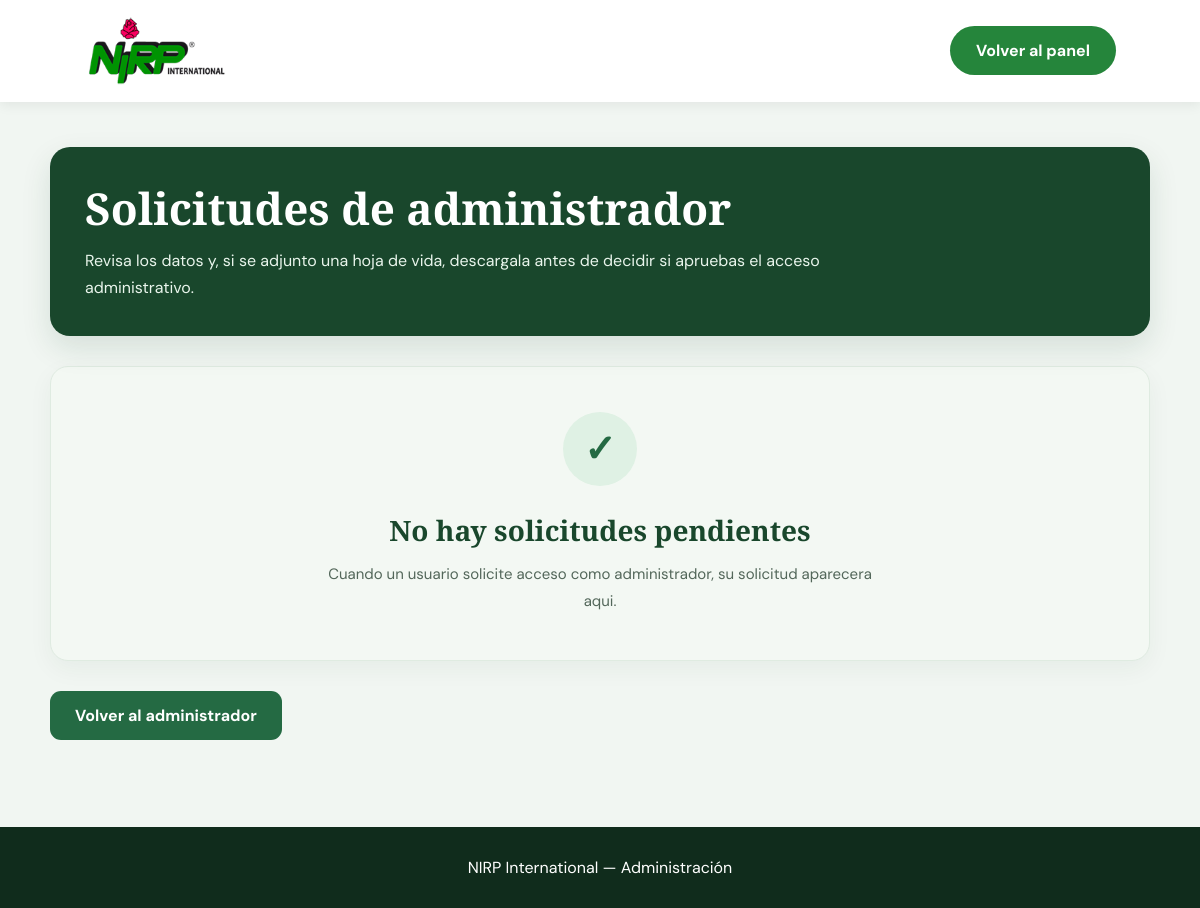
The app's page /admin/solicitudes (signed in), older data.
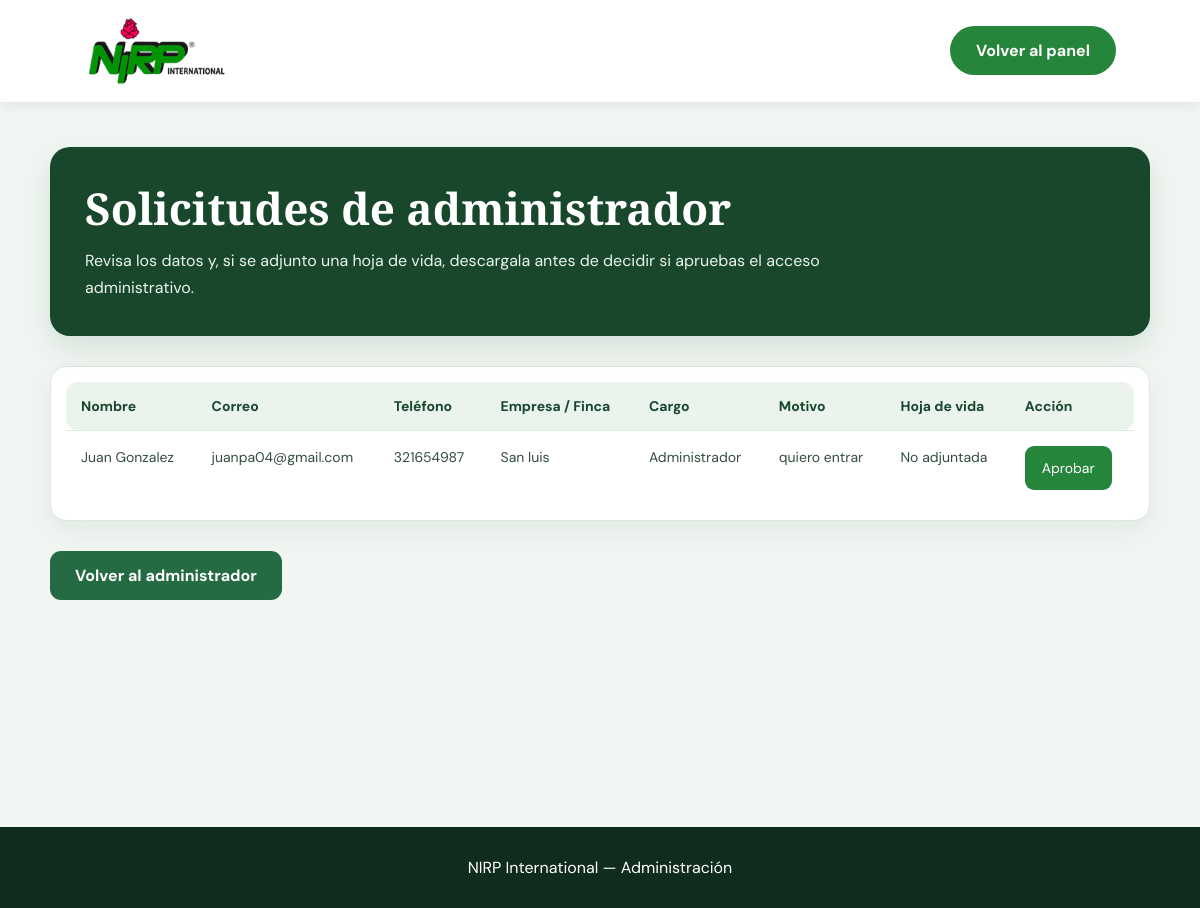
The same page, newer data.
### tables this page shows
CREATE TABLE perfiles (
                usuario_id INTEGER PRIMARY KEY,
                telefono TEXT NOT NULL,
                empresa_finca TEXT,
                cargo TEXT,
                motivo TEXT,
                solicita_admin INTEGER NOT NULL DEFAULT 0,
                estado TEXT NOT NULL DEFAULT 'no_aplica'
                    CHECK (
                        estado IN (
                            'no_aplica',
                            'pendiente',
                            'aprobada',
                            'rechazada'
                        )
                    ),
                FOREIGN KEY (usuario_id)
                    REFERENCES usuarios(id)
                    ON DELETE CASCADE
            );

CREATE TABLE usuarios (
                id INTEGER PRIMARY KEY AUTOINCREMENT,
                nombre TEXT NOT NULL,
                correo TEXT NOT NULL UNIQUE,
                password_hash TEXT NOT NULL,
                rol TEXT NOT NULL DEFAULT 'cliente'
                    CHECK (rol IN ('admin', 'cliente'))
            );

### app.py (the view)
@app.route("/admin/solicitudes")
@administrador_requerido
def solicitudes_admin():
    solicitudes = obtener_solicitudes_admin()
    return render_template(
        "solicitudes_admin.html",
        solicitudes=solicitudes
    )

### app.py (called while the page is built)
def csrf_token():
    if "csrf_token" not in session:
        session["csrf_token"] = (
            secrets.token_urlsafe(32)
        )
    return session["csrf_token"]

@app.context_processor
def funciones_plantilla():
    return {
        "csrf_token": csrf_token
    }

def administrador_requerido(funcion):
    @wraps(funcion)
    def protegida(*args, **kwargs):
        usuario_id = session.get("usuario_id")
        if not usuario_id:
            flash(
                "Primero debes iniciar sesión.",
                "warning"
            )
            return redirect(url_for("login"))
        usuario = obtener_usuario_id(usuario_id)
        if not usuario:
            session.clear()
            return redirect(url_for("login"))
        if usuario["rol"] != "admin":
            abort(403)
        return funcion(*args, **kwargs)
    return protegida

### database.py (called while the page is built)
def conectar():
    conexion = sqlite3.connect(DATABASE)
    conexion.row_factory = sqlite3.Row
    conexion.execute("PRAGMA foreign_keys = ON")
    return conexion

### templates/solicitudes_admin.html (shortened to what this page needs)
<!DOCTYPE html>
<html lang="es">
<head>
    <link rel="stylesheet" href="{{ url_for('static', filename='styles.css') }}">
</head>
<body>
    <header class="encabezado">
        <a href="{{ url_for('inicio') }}" class="marca">
            <img src="{{ url_for('static', filename='imagenes/logo-nirp.png') }}" alt="NIRP International">
        </a>
        <a href="{{ url_for('panel_admin') }}" class="boton">Volver al panel</a>
    </header>
    <main class="solicitudes-contenedor">
        <section class="solicitudes-encabezado">
            <h1>Solicitudes de administrador</h1>
            <p>Revisa los datos y, si se adjunto una hoja de vida, descargala antes de decidir si apruebas el acceso administrativo.</p>
        </section>
        {% if solicitudes %}
            <section class="solicitudes-tabla-contenedor">
                <table class="solicitudes-tabla">
                    <thead>
                        <tr>
                            <th>Nombre</th>
                            <th>Correo</th>
                            <th>Teléfono</th>
                            <th>Empresa / Finca</th>
                            <th>Cargo</th>
                            <th>Motivo</th>
                            <th>Hoja de vida</th>
                            <th>Acción</th>
                        </tr>
                    </thead>
                    <tbody>
                        {% for solicitud in solicitudes %}
                            <tr>
                                <td>{{ solicitud.nombre }}</td>
                                <td>{{ solicitud.correo }}</td>
                                <td>{{ solicitud.telefono }}</td>
                                <td>{{ solicitud.empresa_finca or '-' }}</td>
                                <td>{{ solicitud.cargo or '-' }}</td>
                                <td>{{ solicitud.motivo or '-' }}</td>
                                <td>
                                    {% if solicitud.tiene_hoja_vida %}
                                        <a class="solicitudes-descargar"
                                           href="{{ url_for('descargar_hoja_vida_admin', usuario_id=solicitud.id) }}">
                                            Descargar PDF / Word
                                        </a>
                                        <small class="solicitudes-nombre-archivo">{{ solicitud.hoja_vida_nombre }}</small>
                                    {% else %}
                                        <span>No adjuntada</span>
                                    {% endif %}
                                </td>
                                <td>
                                    <form method="POST"
                                          action="{{ url_for('aprobar_admin', usuario_id=solicitud.id) }}"
                                          onsubmit="return confirm('¿Aprobar los permisos de administrador para este usuario?');">
                                        <button type="submit" class="solicitudes-aprobar">Aprobar</button>
                                    </form>
                                </td>
                            </tr>
                        {% endfor %}
                    </tbody>
                </table>
            </section>
        {% else %}
            <section class="solicitudes-vacio">
                <h2>No hay solicitudes pendientes</h2>
                <p>Cuando un usuario solicite acceso como administrador, su solicitud aparecera aqui.</p>
            </section>
        {% endif %}
        <a href="{{ url_for('panel_admin') }}" class="boton solicitudes-volver">Volver al administrador</a>
    </main>
    <footer><p>NIRP International — Administración</p></footer>
</body>
</html>

Row changes from the older to the newer data that the page shows:
added perfiles: nombre "Juan Gonzalez", correo "juanpa04@gmail.com", telefono "321654987", empresa_finca "San luis", cargo "Administrador", motivo "quiero entrar"
Text that changed along with them:
text no longer shown: "No hay solicitudes pendientes Cuando un usuario solicite acceso como administrador, su solicitud aparecera aqui."
text now shown: "Nombre Correo Teléfono Empresa / Finca Cargo Motivo Hoja de vida Acción"
